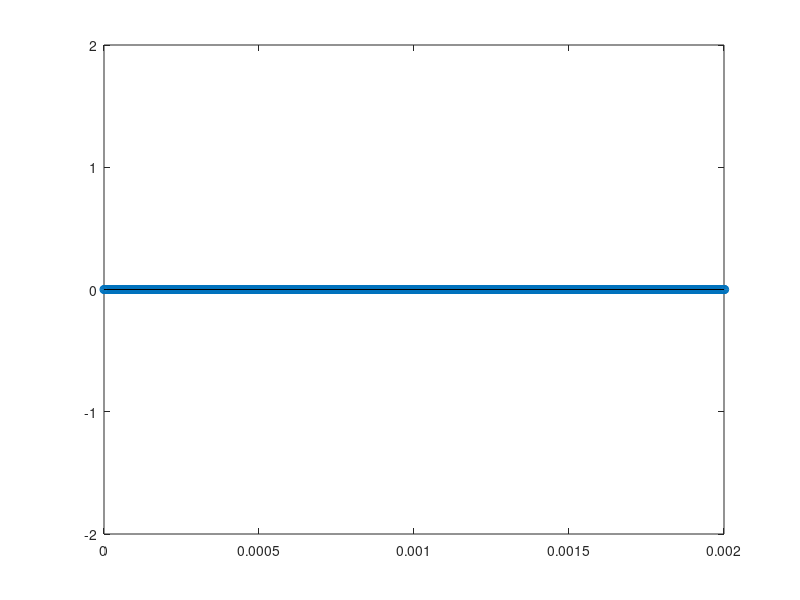

The MATLAB script that drew this image: (Note: this script raises an error after producing the figure.)
%% 代码功能
%构造正弦波信号并进行有符号数量化，最终输出二进制数据到.txt文件并保存到指定的路径
clear all;
close all;
%% %=============设置系统参数==============%
f1=30;        %设置波形频率
%f2=1e3;
% f3=800e3;
Fs=512e3;        %设置采样频率
L=8192;         %数据长度
N=2;           %数据位宽
%% %=============产生输入信号==============%
t=0:1/Fs:(1/Fs)*(L-1);
y1=sin(2*pi*f1*t);
%y2=sin(2*pi*f2*t);
% y3=sin(2*pi*f3*t);
% y4=y1+y2+y3;
y4 = y1 ;
n=1;    %表示有几个信号
y_n=round(y4*(2^(N-n)-1));      %N比特量化;如果有n个信号相加，则设置（N-n）
                                %针对量化这行代码为什么量化时要做一个(N-n)进一步解释.:
                                %N位量化是要将输出的波形量化用+/-（2^N）的整数表示
                                %将14行输出量化表达式展开=y1*2^(N-3)+y2*2^(N-3)+y3*2^(N-3)
                                %3个N-3位量化的数相加，用N位的数表示才能不溢出，这样就满足了输出y_n的N位量化要求
%% %=================画图==================%
a=8;           %改变系数可以调整显示周期
stem(t,y_n);
axis([0 L/Fs/a -2^(N-1) 2^(N-1)]);      %调整坐标正达到调节波形显示范围的效果
%% %=============写入外部文件==============%
fid=fopen('D:\FPGA_MATLAB_Learning\CIC_Filter\FPGA_Design\MulCIC_N6M128\Sim\signal.txt','w');    %把数据写入sin_data.txt文件中，如果没有就创建该文件  

for k=1:length(y_n)
    B_s=dec2bin(y_n(k)+((y_n(k))<0)*2^N,N); %将十进制数转换成二进制补码，正数补码=原码，负数补码=（2^N+负数）
    for j=1:N
        if B_s(j)=='1'
            tb=1;
        else
            tb=0;
        end
        fprintf(fid,'%d',tb);
    end
    fprintf(fid,'\n');
end

fclose(fid);

%% 将bit的txt文件转换成csv文件
%fid=fopen('D:\FPGA_MATLAB_Learning\CIC_Filter\FPGA_Design\MulCIC_Isop_HB\Sim\Bit_Stream.txt','r');    %把数据写入sin_data.txt文件中，如果没有就创建该文件  
clear all;
data = importdata('D:\FPGA_MATLAB_Learning\CIC_Filter\FPGA_Design\MulCIC_Isop_HB\Sim\Bit_Stream.txt');
% fid = fopen('D:\FPGA_MATLAB_Learning\CIC_Filter\FPGA_Design\MulCIC_Isop_HB\Sim\Bit_Stream.txt', 'r');
% data = fread(fid, Inf, 'char');
% fclose(fid);
for k=1:length(data)
    if(data(k)==1)
        output(k) = 1;
    else
        output(k) = -1;
    end
end
% 可以选择将数据保存到另一个文件中
writematrix(output','D:\FPGA_MATLAB_Learning\CIC_Filter\FPGA_Design\MulCIC_Isop_HB\Sim\Bit_Stream.csv');





